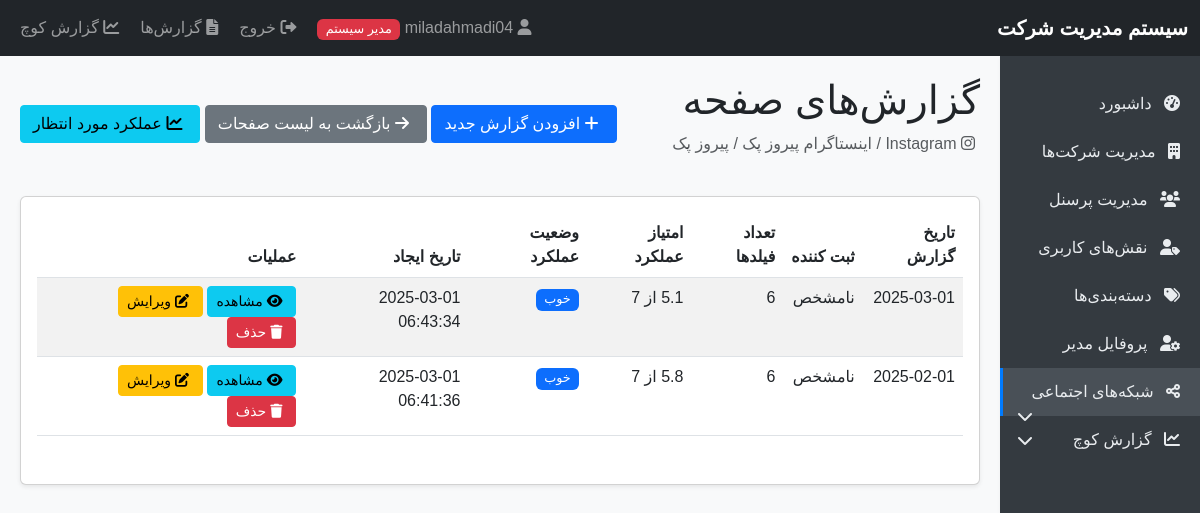
The page /social_report.php?page=1 (signed in) on the database its author committed.
### tables this page shows
CREATE TABLE `social_pages` (
  `id` int(11) NOT NULL,
  `company_id` int(11) NOT NULL,
  `social_network_id` int(11) NOT NULL,
  `page_name` varchar(100) NOT NULL,
  `page_url` varchar(255) NOT NULL,
  `start_date` date NOT NULL,
  `created_at` timestamp NOT NULL DEFAULT current_timestamp()
);

CREATE TABLE `social_networks` (
  `id` int(11) NOT NULL,
  `name` varchar(100) NOT NULL,
  `icon` varchar(100) NOT NULL,
  `created_at` timestamp NOT NULL DEFAULT current_timestamp()
);

CREATE TABLE `companies` (
  `id` int(11) NOT NULL,
  `name` varchar(100) NOT NULL,
  `is_active` tinyint(1) DEFAULT 1,
  `created_at` timestamp NOT NULL DEFAULT current_timestamp()
);

CREATE TABLE `monthly_reports` (
  `id` int(11) NOT NULL,
  `page_id` int(11) NOT NULL,
  `creator_id` int(11) DEFAULT NULL,
  `report_date` date NOT NULL,
  `created_at` timestamp NOT NULL DEFAULT current_timestamp()
);

### functions.php (called while the page is built, shortened)
<?php
function clean($data) {
    $data = trim($data);
    $data = stripslashes($data);
    $data = htmlspecialchars($data);
    return $data;
}
function isAdmin() {
    return isset($_SESSION['user_type']) && $_SESSION['user_type'] === 'admin';
}
function getSocialPage($pageId, $pdo) {
    $stmt = $pdo->prepare("SELECT p.*, s.name as network_name, s.icon as network_icon, c.name as company_name
                          FROM social_pages p
                          JOIN social_networks s ON p.social_network_id = s.id
                          JOIN companies c ON p.company_id = c.id
                          WHERE p.id = ?");
    $stmt->execute([$pageId]);
    return $stmt->fetch();
}

### social_report.php (the view, shortened to what this page needs)
<?php
require_once 'database.php';
require_once 'functions.php';
require_once 'auth.php';
$pageId = isset($_GET['page']) && is_numeric($_GET['page']) ? clean($_GET['page']) : null;
$page = getSocialPage($pageId, $pdo);
$editReport = null;
$fields = getSocialNetworkFields($page['social_network_id'], $pdo);
$stmt = $pdo->prepare("SELECT r.*,
                     u.username as creator_name,
                     (SELECT COUNT(*) FROM monthly_report_values WHERE report_id = r.id) as value_count,
                     (SELECT AVG(score) FROM report_scores WHERE report_id = r.id) as avg_score
                     FROM monthly_reports r
                     LEFT JOIN admin_users u ON r.creator_id = u.id
                     LEFT JOIN personnel p ON r.creator_id = p.id
                     WHERE r.page_id = ?
                     ORDER BY r.report_date DESC");
$stmt->execute([$pageId]);
$reports = $stmt->fetchAll();
include 'header.php';
?>
<div class="d-flex justify-content-between align-items-center mb-4">
    <div>
        <h1>گزارش‌های صفحه</h1>
        <p class="text-muted">
            <i class="<?php echo $page['network_icon']; ?>"></i>
            <?php echo $page['network_name']; ?> / <?php echo $page['page_name']; ?> / <?php echo $page['company_name']; ?>
        </p>
    </div>
    <div>
        <?php if (!$editReport): ?>
        <button type="button" class="btn btn-primary" data-bs-toggle="modal" data-bs-target="#addReportModal">
            <i class="fas fa-plus"></i> افزودن گزارش جدید
        </button>
        <?php endif; ?>
        <a href="social_pages.php" class="btn btn-secondary">
            <i class="fas fa-arrow-right"></i> بازگشت به لیست صفحات
        </a>
        <a href="expected_performance.php?page=<?php echo $pageId; ?>" class="btn btn-info">
            <i class="fas fa-chart-line"></i> عملکرد مورد انتظار
        </a>
    </div>
</div>
<?php if (empty($fields)): ?>
    <div class="alert alert-warning">
        <i class="fas fa-exclamation-triangle"></i>
        هیچ فیلدی برای این شبکه اجتماعی تعریف نشده است.
        <?php if (isAdmin()): ?>
            <a href="social_network_fields.php?network=<?php echo $page['social_network_id']; ?>" class="alert-link">
                مدیریت فیلدها
            </a>
        <?php endif; ?>
    </div>
<?php else: ?>
    <div class="card">
        <div class="card-body">
            <?php if (count($reports) > 0): ?>
                <div class="table-responsive">
                    <table class="table table-striped">
                        <thead>
                            <tr>
                                <th>تاریخ گزارش</th>
                                <th>ثبت کننده</th>
                                <th>تعداد فیلدها</th>
                                <th>امتیاز عملکرد</th>
                                <th>وضعیت عملکرد</th>
                                <th>تاریخ ایجاد</th>
                                <th>عملیات</th>
                            </tr>
                        </thead>
                        <tbody>
                            <?php foreach ($reports as $report): ?>
                                <tr>
                                    <td><?php echo $report['report_date']; ?></td>
                                    <td>
                                        <?php echo $report['creator_name'] ?: 'نامشخص'; ?>
                                    </td>
                                    <td><?php echo $report['value_count']; ?></td>
                                    <td>
                                        <?php if ($report['avg_score']): ?>
                                            <?php echo number_format($report['avg_score'], 1); ?> از 7
                                        <?php else: ?>
                                            <span class="text-muted">محاسبه نشده</span>
                                        <?php endif; ?>
                                    </td>
                                    <td>
                                        <?php
                                            if ($report['avg_score']) {
                                                if ($report['avg_score'] >= 6) {
                                                    echo '<span class="badge bg-success">عالی</span>';
                                                } elseif ($report['avg_score'] >= 5) {
                                                    echo '<span class="badge bg-primary">خوب</span>';
                                                } elseif ($report['avg_score'] >= 3.5) {
                                                    echo '<span class="badge bg-warning">متوسط</span>';
                                                } else {
                                                    echo '<span class="badge bg-danger">ضعیف</span>';
                                                }
                                            } else {
                                                echo '<span class="badge bg-secondary">نامشخص</span>';
                                            }
                                        ?>
                                    </td>
                                    <td><?php echo $report['created_at']; ?></td>
                                    <td>
                                        <a href="view_social_report.php?report=<?php echo $report['id']; ?>" class="btn btn-sm btn-info">
                                            <i class="fas fa-eye"></i> مشاهده
                                        </a>
                                        <?php if (isAdmin() || (isset($report['creator_id']) && $report['creator_id'] == $_SESSION['user_id'])): ?>
                                            <a href="?page=<?php echo $pageId; ?>&edit=<?php echo $report['id']; ?>" class="btn btn-sm btn-warning">
                                                <i class="fas fa-edit"></i> ویرایش
                                            </a>
                                            <a href="?page=<?php echo $pageId; ?>&delete=<?php echo $report['id']; ?>"
                                               class="btn btn-sm btn-danger"
                                               onclick="return confirm('آیا از حذف این گزارش اطمینان دارید؟')">
                                                <i class="fas fa-trash"></i> حذف
                                            </a>
                                        <?php endif; ?>
                                    </td>
                                </tr>
                            <?php endforeach; ?>
                        </tbody>
                    </table>
                </div>
            <?php endif; ?>
        </div>
    </div>
<?php endif; ?>
<?php include 'footer.php'; ?>

### header.php (style rules this page uses)
body { font-family: Tahoma, Arial, sans-serif; background-color: #f8f9fa; }
.badge { font-size: 80%; font-weight: normal; }
.card { box-shadow: 0 0.125rem 0.25rem rgba(0, 0, 0, 0.075); margin-bottom: 1.5rem; }
.btn { border-radius: 0.25rem; }
.btn-sm { padding: 0.25rem 0.5rem; font-size: 0.875rem; }
.fas, .fab { margin-right: 5px; }
.table-responsive { margin-bottom: 1rem; }

### rows shown on the page
social_pages: social_network.name "Instagram", page_name "اینستاگرام پیروز پک", company.name "پیروز پک"
monthly_reports: report_date "2025-03-01", creator_name "نامشخص", value_count "6", created_at "2025-03-01 06:43:34"
monthly_reports: report_date "2025-02-01", creator_name "نامشخص", value_count "6", created_at "2025-03-01 06:41:36"
